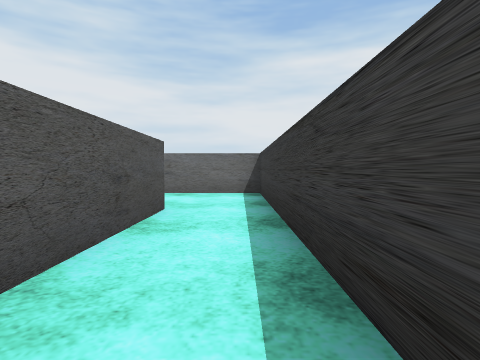
View 1 (above)

17 first-person views from a walk through a scene from a Unity 3-D project. The camera is 0.58 m above the floor, tilts 2° down and sees 80° across. The floor is counted in squares, 1 m on a side. Each view is taken from the middle of a square. On the plan, view 1 faces up. The plan holds only what a view shows up to about 9 squares ahead; the rest is blank. The player character is not drawn. Some surface patterns are stand-ins.

View 2
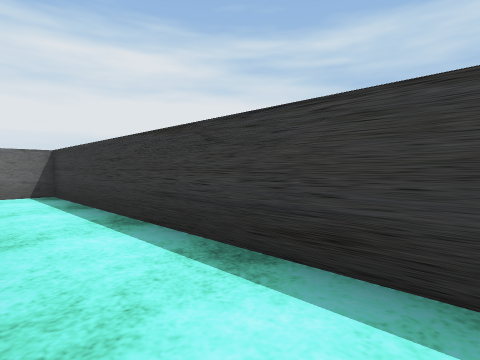

View 3
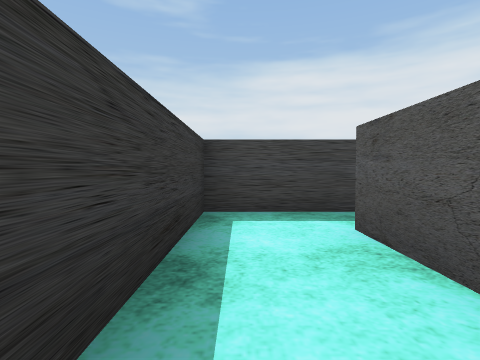

View 4
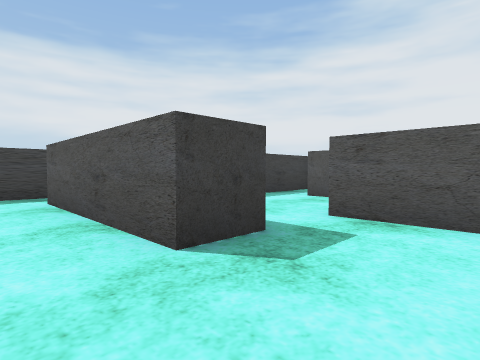

View 5
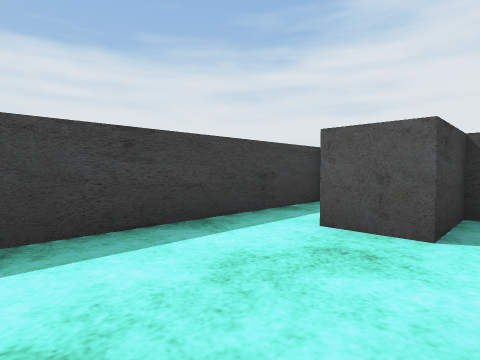

View 6
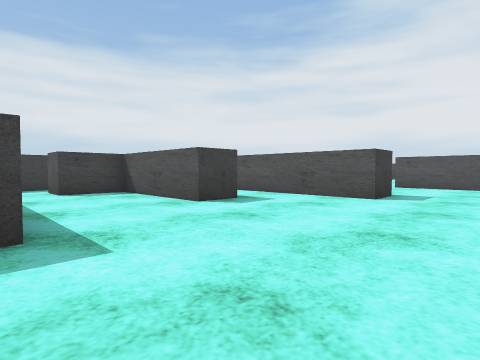

View 7
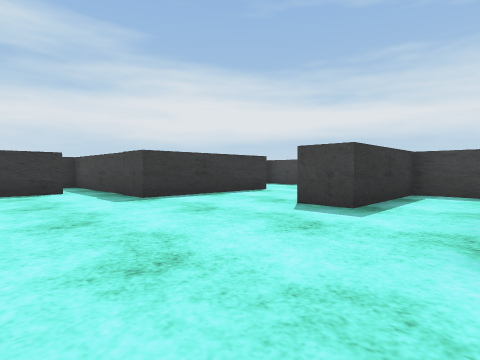

View 8
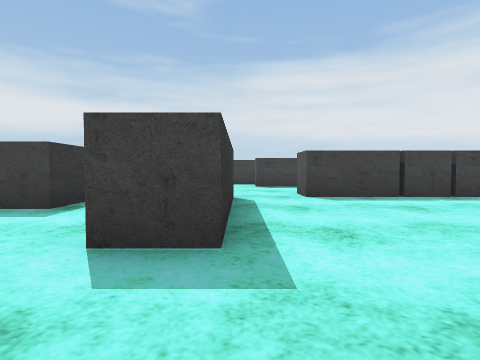

View 9
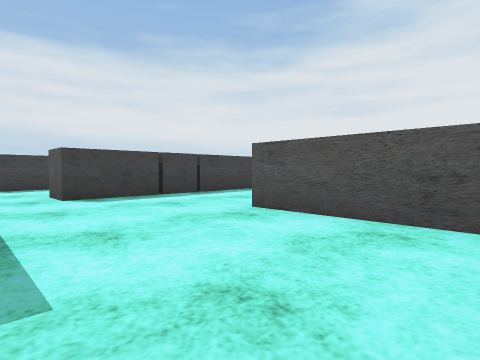

View 10
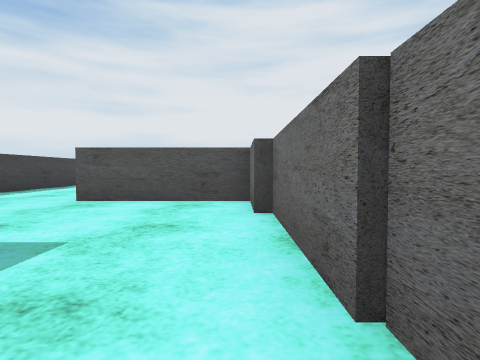

View 11
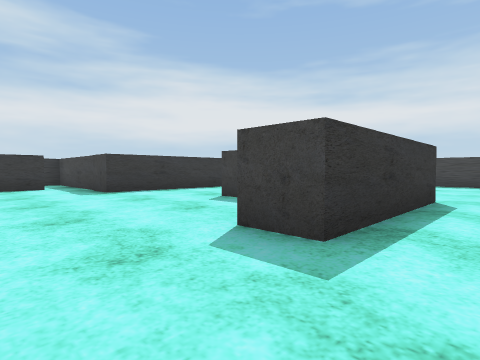

View 12
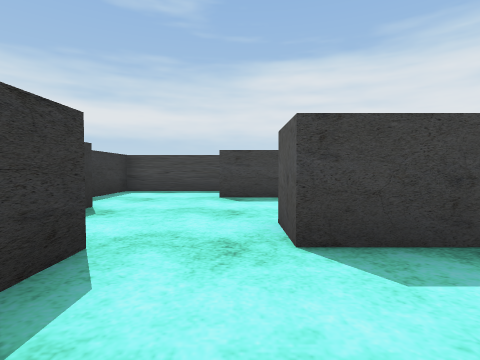

View 13
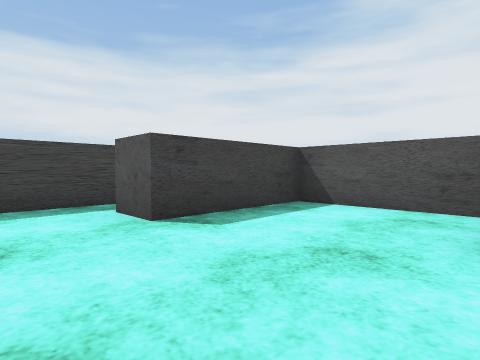

View 14
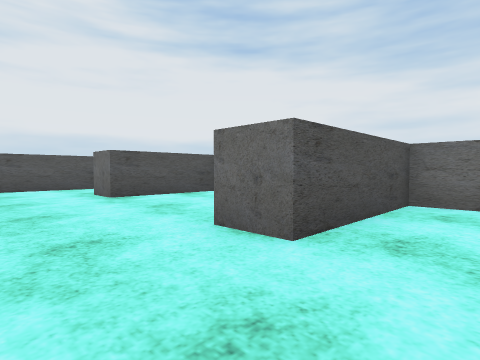

View 15
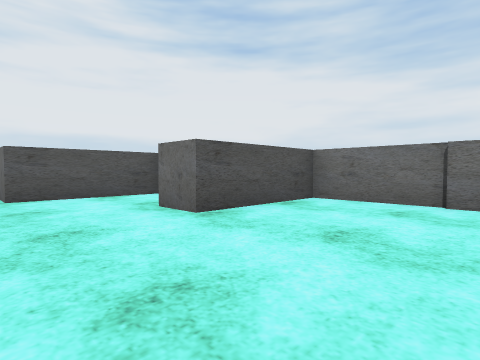

View 16
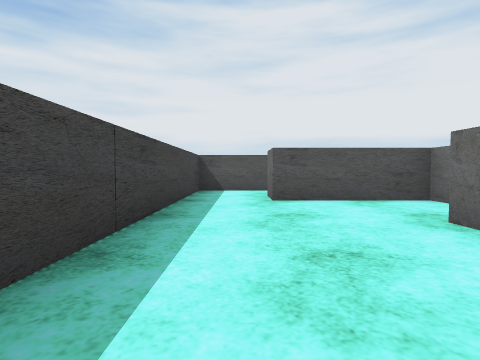

View 17
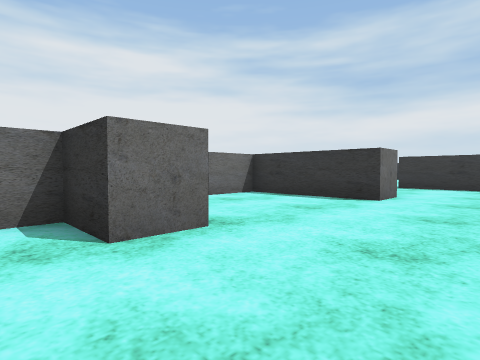

### Floor plan
Ten units are one square. View 1 is at (0, 0); x grows to the right and y downward. Boxes are objects, and circles mark ways between rooms. Rooms are numbered by the first view taken in them; rooms with no view inside come last. Other rooms are left out.
<svg viewBox="-235 -120 245 135">
<path fill="none" stroke="#000" d="M-11 -42 -11 -1M-16 10 5 10 5 -72 -5 -72M-34 -58 -34 -41M-21 -42 -11 -42M-72 -45 -72 -35 -57 -35 -57 -25M-5 -72 -20 -72M-79 -13 -31 -13M-96 -115 -129 -115M-128 -112 -143 -112 -143 -79 -153 -79M-109 -49 -109 -89 -99 -89 -99 -50M-82 -45 -82 -67 -72 -67 -72 -45M-44 -41 -44 -82 -1 -82M-21 -91 -21 -104M-156 -49 -124 -49M-94 -35 -82 -35 -82 -45M-120 10 -89 10 -89 -10M-124 -49 -124 -39M-145 -36 -145 -10 -116 -10 -116 0M-153 -79 -153 -112 -191 -112 -191 -83 -201 -83 -201 -96 -224 -96 -224 -66M-225 -49 -156 -49"/>
<circle cx="-15" cy="-55" r="3" fill="#2a7"/>
<circle cx="-55" cy="-55" r="3" fill="#2a7"/>
<circle cx="-120" cy="-50" r="3" fill="#2a7"/>
<circle cx="-90" cy="-55" r="3" fill="#2a7"/>
<circle cx="-150" cy="-65" r="3" fill="#2a7"/>
<text x="0" y="-30">1</text>
<text x="-40" y="-40">2</text>
<text x="-90" y="-90">3</text>
<text x="-110" y="-20">4</text>
<text x="-190" y="-80">5</text>
</svg>
Room 1 opens to room 2. Room 2 opens to room 3. Room 3 opens to room 4. Room 3 opens to room 5.

Where each view was taken, in squares from view 1:
view 1: 0 up, 0 right, facing up
view 2: 0 up, 1 left, facing up-right
view 3: 3 up, 0 right, facing down
view 4: 6 up, 0 right, facing down-left
view 5: 4 up, 3 left, facing down-left
view 6: 11 up, 4 left, facing down-left
view 7: 11 up, 10 left, facing down-right
view 8: 11 up, 11 left, facing down
view 9: 11 up, 11 left, facing down-left
view 10: 11 up, 9 left, facing left
view 11: 11 up, 12 left, facing down-right
view 12: 7 up, 12 left, facing down
view 13: 4 up, 10 left, facing down-left
view 14: 6 up, 13 left, facing up-left
view 15: 6 up, 16 left, facing up-left
view 16: 6 up, 17 left, facing left
view 17: 6 up, 21 left, facing up-right
